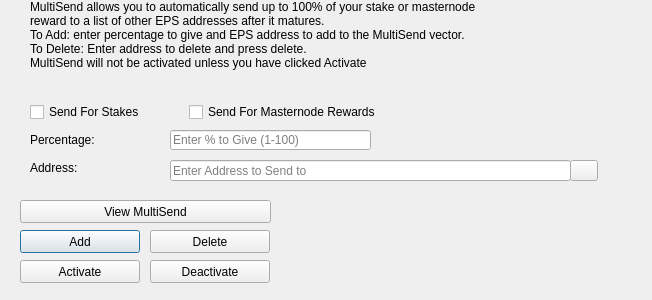
<?xml version="1.0" encoding="UTF-8"?>
<ui version="4.0">
 <class>MultiSendDialog</class>
 <widget class="QDialog" name="MultiSendDialog">
  <property name="windowModality">
   <enum>Qt::NonModal</enum>
  </property>
  <property name="geometry">
   <rect>
    <x>0</x>
    <y>0</y>
    <width>652</width>
    <height>300</height>
   </rect>
  </property>
  <property name="windowTitle">
   <string>MultiSend</string>
  </property>
  <widget class="QLineEdit" name="multiSendPercentEdit">
   <property name="geometry">
    <rect>
     <x>170</x>
     <y>130</y>
     <width>201</width>
     <height>20</height>
    </rect>
   </property>
   <property name="toolTip">
    <string>Enter whole numbers 1 - 100</string>
   </property>
   <property name="placeholderText">
    <string>Enter % to Give (1-100)</string>
   </property>
  </widget>
  <widget class="QLineEdit" name="multiSendAddressEdit">
   <property name="geometry">
    <rect>
     <x>170</x>
     <y>160</y>
     <width>401</width>
     <height>21</height>
    </rect>
   </property>
   <property name="toolTip">
    <string/>
   </property>
   <property name="placeholderText">
    <string>Enter Address to Send to</string>
   </property>
  </widget>
  <widget class="QLabel" name="label_2">
   <property name="geometry">
    <rect>
     <x>30</x>
     <y>0</y>
     <width>451</width>
     <height>121</height>
    </rect>
   </property>
   <property name="lineWidth">
    <number>1</number>
   </property>
   <property name="text">
    <string>MultiSend allows you to automatically send up to 100% of your stake or masternode reward to a list of other EPS addresses after it matures.
To Add: enter percentage to give and EPS address to add to the MultiSend vector.
To Delete: Enter address to delete and press delete.
MultiSend will not be activated unless you have clicked Activate</string>
   </property>
   <property name="alignment">
    <set>Qt::AlignLeading|Qt::AlignLeft|Qt::AlignTop</set>
   </property>
   <property name="wordWrap">
    <bool>true</bool>
   </property>
  </widget>
  <widget class="QLabel" name="message">
   <property name="geometry">
    <rect>
     <x>290</x>
     <y>200</y>
     <width>351</width>
     <height>91</height>
    </rect>
   </property>
   <property name="text">
    <string/>
   </property>
  </widget>
  <widget class="QPushButton" name="addButton">
   <property name="geometry">
    <rect>
     <x>20</x>
     <y>230</y>
     <width>120</width>
     <height>23</height>
    </rect>
   </property>
   <property name="toolTip">
    <string/>
   </property>
   <property name="statusTip">
    <string>Add to MultiSend Vector</string>
   </property>
   <property name="text">
    <string>Add</string>
   </property>
  </widget>
  <widget class="QPushButton" name="disableButton">
   <property name="geometry">
    <rect>
     <x>150</x>
     <y>260</y>
     <width>120</width>
     <height>23</height>
    </rect>
   </property>
   <property name="statusTip">
    <string>Deactivate MultiSend</string>
   </property>
   <property name="text">
    <string>Deactivate</string>
   </property>
  </widget>
  <widget class="QPushButton" name="addressBookButton">
   <property name="geometry">
    <rect>
     <x>570</x>
     <y>160</y>
     <width>28</width>
     <height>21</height>
    </rect>
   </property>
   <property name="toolTip">
    <string>Choose an address from the address book</string>
   </property>
   <property name="text">
    <string/>
   </property>
   <property name="icon">
    <iconset resource="../eps.qrc">
     <normaloff>:/icons/address-book</normaloff>:/icons/address-book</iconset>
   </property>
   <property name="shortcut">
    <string>Alt+A</string>
   </property>
   <property name="autoDefault">
    <bool>false</bool>
   </property>
  </widget>
  <widget class="QLabel" name="label">
   <property name="geometry">
    <rect>
     <x>30</x>
     <y>130</y>
     <width>121</width>
     <height>20</height>
    </rect>
   </property>
   <property name="toolTip">
    <string>Percentage of stake to send</string>
   </property>
   <property name="text">
    <string>Percentage:</string>
   </property>
  </widget>
  <widget class="QLabel" name="label_5">
   <property name="geometry">
    <rect>
     <x>30</x>
     <y>160</y>
     <width>111</width>
     <height>16</height>
    </rect>
   </property>
   <property name="toolTip">
    <string>Address to send portion of stake to</string>
   </property>
   <property name="text">
    <string>Address:</string>
   </property>
  </widget>
  <widget class="QPushButton" name="deleteButton">
   <property name="geometry">
    <rect>
     <x>150</x>
     <y>230</y>
     <width>120</width>
     <height>23</height>
    </rect>
   </property>
   <property name="toolTip">
    <string/>
   </property>
   <property name="statusTip">
    <string>Delete Address From MultiSend Vector</string>
   </property>
   <property name="text">
    <string>Delete</string>
   </property>
  </widget>
  <widget class="QPushButton" name="activateButton">
   <property name="geometry">
    <rect>
     <x>20</x>
     <y>260</y>
     <width>120</width>
     <height>23</height>
    </rect>
   </property>
   <property name="statusTip">
    <string>Activate MultiSend</string>
   </property>
   <property name="text">
    <string>Activate</string>
   </property>
  </widget>
  <widget class="QPushButton" name="viewButton">
   <property name="geometry">
    <rect>
     <x>20</x>
     <y>200</y>
     <width>251</width>
     <height>23</height>
    </rect>
   </property>
   <property name="toolTip">
    <string/>
   </property>
   <property name="statusTip">
    <string>View MultiSend Vector</string>
   </property>
   <property name="text">
    <string>View MultiSend</string>
   </property>
  </widget>
  <widget class="QWidget" name="horizontalLayoutWidget">
   <property name="geometry">
    <rect>
     <x>30</x>
     <y>100</y>
     <width>351</width>
     <height>24</height>
    </rect>
   </property>
   <layout class="QHBoxLayout" name="horizontalLayout">
    <item>
     <widget class="QCheckBox" name="multiSendStakeCheckBox">
      <property name="text">
       <string>Send For Stakes</string>
      </property>
     </widget>
    </item>
    <item>
     <widget class="QCheckBox" name="multiSendMasternodeCheckBox">
      <property name="text">
       <string>Send For Masternode Rewards</string>
      </property>
     </widget>
    </item>
   </layout>
  </widget>
 </widget>
 <resources>
  <include location="../eps.qrc"/>
 </resources>
 <connections/>
</ui>
